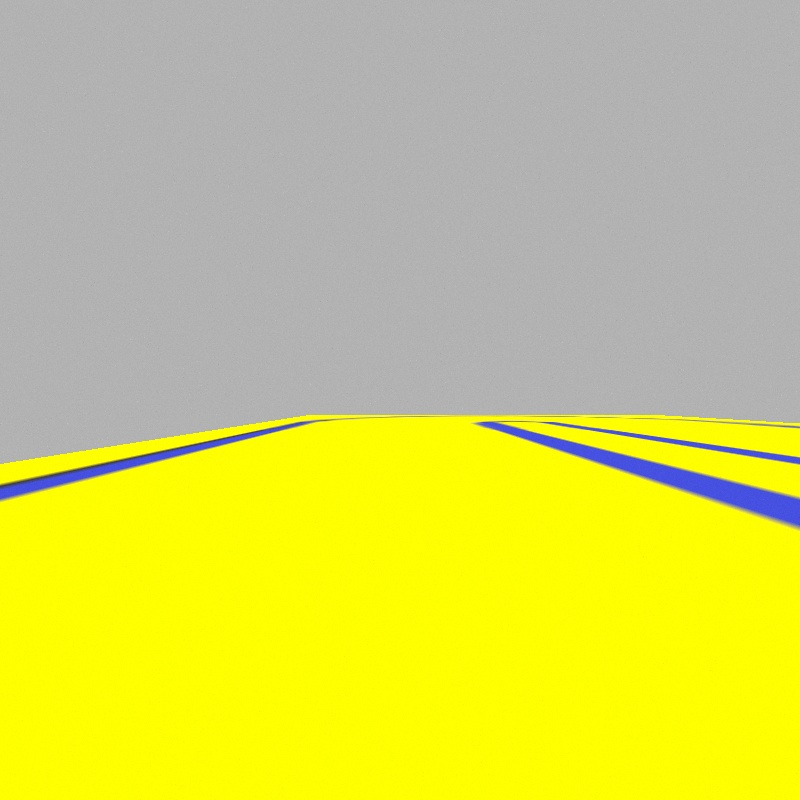
#> input picture lanepics/f0.jpg, 800 x 800 px, found by its file name
$ python lane_detect_v5.py
#> lines starting #> are read from the running program, lines starting #| are printed output that depends on the picture; after the words box and inside, x2 and y2 are one past the last pixel; in counts of white or black regions, pixels touching at a corner belong together
# -*- coding: utf-8 -*-
"""
Created on Sat May  2 12:39:05 2020
@author: tank
"""
import numpy as np
import cv2
import logging
import math
import datetime
import sys
from math import *
from collections import deque, defaultdict
def detect_edges(frame):
    # filter for blue lane lines
    hsv = cv2.cvtColor(frame, cv2.COLOR_BGR2HSV)
    cv2.imshow("hsv", hsv)
    cv2.waitKey(1)
    lower_blue = np.array([60, 40, 40])
    upper_blue = np.array([150, 255, 255])
    mask = cv2.inRange(hsv, lower_blue, upper_blue)
    #cv2.imshow("blue mask", mask)
    #cv2.waitKey(1)
    # detect edges
    edges = cv2.Canny(mask, 200, 400)

    return edges

def region_of_interest(edges):
    height, width = edges.shape
    mask = np.zeros_like(edges)

    # only focus bottom half of the screen
    polygon = np.array([[
        (0, height*0.6),
        (width*1/3, height*0.5),
        (width*1.8/3, height*0.5),
        (width, height*0.6),

    ]], np.int32)
    cv2.fillPoly(mask, polygon, 255)
    cropped_edges = cv2.bitwise_and(edges, mask)
    return cropped_edges


def detect_line_segments(cropped_edges):
    # tuning min_threshold, minLineLength, maxLineGap is a trial and error process by hand
    rho = 2  # distance precision in pixel, i.e. 1 pixel
    angle = np.pi / 180  # angular precision in radian, i.e. 1 degree
    min_threshold = 50  # minimal of votes
    line_segments = cv2.HoughLinesP(cropped_edges, rho, angle, min_threshold,
                                    np.array([]), minLineLength=10, maxLineGap=3)

    return line_segments


def average_slope_intercept(lines):
    avgLines = defaultdict(list)
    weights = defaultdict(list)
    for line in lines:
        print(line)
        for x1, y1, x2, y2 in line:
            if x2 == x1:
                continue # Ignore a vertical line
            slope = (y2 - y1) / float(x2 - x1)
            slope = floor(slope * 10) / 10

            if slope == 0:
                continue # Avoid division by zero

            intercept = y1 - slope * x1
            length = np.sqrt((y2 - y1)**2 + (x2 - x1)**2)
            avgLines[slope].append((slope, intercept))
            weights[slope].append((length))

    keys = []
    for key in sorted(avgLines):
        keys.append(key)

    newAvgLines = defaultdict(list)
    newWeights = defaultdict(list)
    for i in range(1, len(keys)):
        if abs(keys[i] - keys[i - 1]) <= .1:
            slope = (keys[i] + keys[i - 1]) / 2.0
            for (s, intercept) in avgLines[keys[i]]:
                newAvgLines[slope].append((s, intercept))
            for (s, intercept) in avgLines[keys[i - 1]]:
                newAvgLines[slope].append((s, intercept))
            for (l) in weights[keys[i]]:
                newWeights[slope].append((l))
            for (l) in weights[keys[i - 1]]:
                newWeights[slope].append((l))
        else:
            if(i == 1):
                slope = keys[i - 1]
                for (s, intercept) in avgLines[keys[i - 1]]:
                    newAvgLines[slope].append((s, intercept))
                for (l) in weights[keys[i - 1]]:
                    newWeights[slope].append((l))
            slope = keys[i]
            for (s, intercept) in avgLines[keys[i]]:
                newAvgLines[slope].append((s, intercept))
            for (l) in weights[keys[i]]:
                newWeights[slope].append((l))

    count = 0
    for key in newAvgLines:
        if count == 2:
            break
        if count == 0:
            leftLane  = np.dot(newWeights[key],  newAvgLines[key]) / np.sum(newWeights[key])  if len(newWeights[key]) > 0 else None
        if count == 1:
            rightLane = np.dot(newWeights[key], newAvgLines[key])/ np.sum(newWeights[key]) if len(newWeights[key]) > 0 else None
        count = count + 1
    print(leftLane)
    print(rightLane)
    return leftLane, rightLane
def makeLinePoints(y1, y2, line):
    """
    Convert a line represented in slope and intercept into pixel points
    """
    if line is None:
        return None

    slope, intercept = line

    # cv2.line requires integers
    x1 = int((y1 - intercept) / slope)
    x2 = int((y2 - intercept) / slope)
    y1 = int(y1)
    y2 = int(y2)

    return [[x1, y1, x2, y2]]
def laneLines(image, lines):
    leftLane, rightLane = average_slope_intercept(lines)

    y1 = image.shape[0] # Bottom of the image
    y2 = y1 * 0.6       # Slightly lower than the middle

    leftLine  = makeLinePoints(y1, y2, leftLane)
    rightLine = makeLinePoints(y1, y2, rightLane)
    emp_lst = []
    emp_lst.append(leftLine)
    emp_lst.append(rightLine)
    return emp_lst
def detect_lane(frame):

    edges = detect_edges(frame)
    cropped_edges = region_of_interest(edges)
    cv2.imshow("ada ads", cropped_edges)
    line_segments = detect_line_segments(cropped_edges)
    line_segs_img=display_lines(frame, line_segments)
    cv2.imshow("lane ads", line_segs_img)
    lane_lines = laneLines(frame,line_segments)

    return  lane_lines
def display_lines(frame, lines, line_color=(0, 255, 0), line_width=2):
    line_image = np.zeros_like(frame)
    if lines is not None:
        for line in lines:
            for x1, y1, x2, y2 in line:
                cv2.line(line_image, (x1, y1), (x2, y2), line_color, line_width)
    line_image = cv2.addWeighted(frame, 0.8, line_image, 1, 1)
    return line_image
def compute_steering_angle(frame, lane_lines):
    """ Find the steering angle based on lane line coordinate
        We assume that camera is calibrated to point to dead center
    """
    if len(lane_lines) == 0:
        logging.info('No lane lines detected, do nothing')
        return -90

    height, width, _ = frame.shape
    if len(lane_lines) == 1:
        logging.debug('Only detected one lane line, just follow it. %s' % lane_lines[0])
        x1, _, x2, _ = lane_lines[0][0]
        x_offset = x2 - x1
    else:
        _, _, left_x2, _ = lane_lines[0][0]
        _, _, right_x2, _ = lane_lines[1][0]
        camera_mid_offset_percent = 0.02 # 0.0 means car pointing to center, -0.03: car is centered to left, +0.03 means car pointing to right
        mid = int(width / 2 * (1 + camera_mid_offset_percent))
        x_offset = (left_x2 + right_x2) / 2 - mid

    # find the steering angle, which is angle between navigation direction to end of center line
    y_offset = int(height / 2)

    angle_to_mid_radian = math.atan(x_offset / y_offset)  # angle (in radian) to center vertical line
    angle_to_mid_deg = int(angle_to_mid_radian * 180.0 / math.pi)  # angle (in degrees) to center vertical line
    steering_angle = angle_to_mid_deg + 90  # this is the steering angle needed by picar front wheel

    logging.debug('new steering angle: %s' % steering_angle)
    return steering_angle


def main():
    frame = cv2.imread('D:\\tank\Year4term_2\Mechatronics_2/f0.jpg')
#> frame is the input picture: shape (800, 800, 3); mean B, G, R 98.5, 210.9, 210.8
    #cv2.imshow("frame",frame)
    #cv2.waitKey(1)
    lane_lines=detect_lane(frame)
#> in detect_edges, `mask = cv2.inRange(hsv, lower_blue, upper_blue)`:
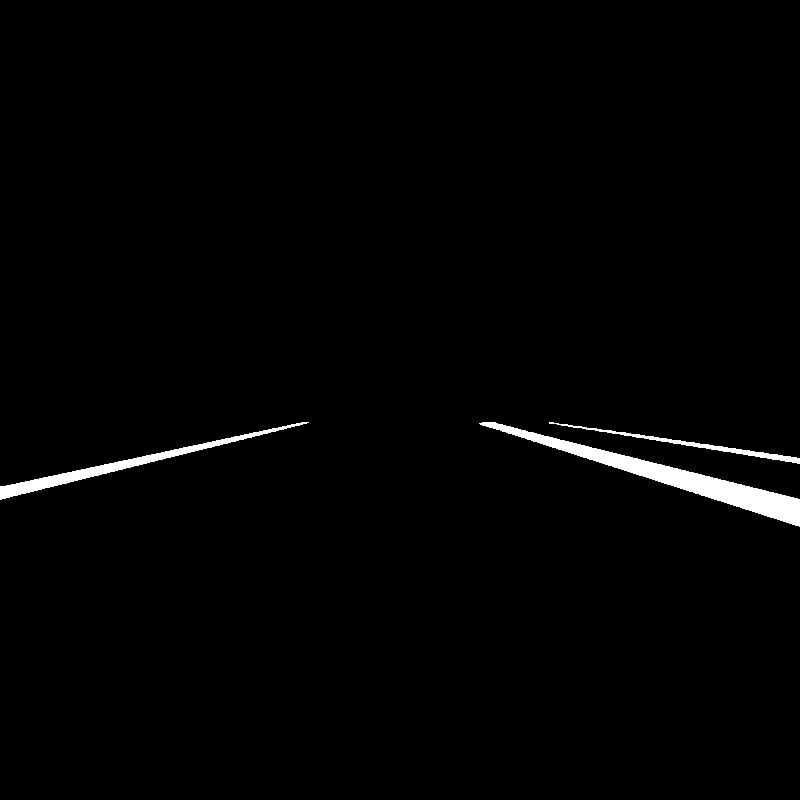
#> mask: shape (800, 800); 1.3% white; 3 white regions, box (x1, y1, x2, y2) and area: (479, 422, 800, 527) 5273, (0, 422, 309, 500) 2405, (549, 422, 800, 464) 961
#> in detect_edges, `edges = cv2.Canny(mask, 200, 400)`:
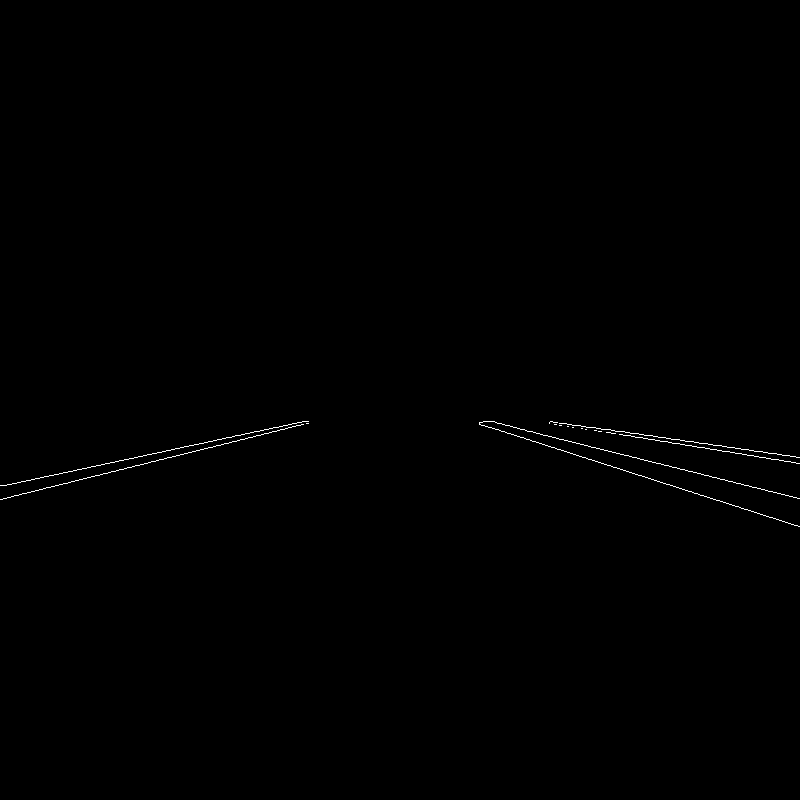
#> edges: shape (800, 800); 0.27% white in thin lines or dots, all inside (x1, y1, x2, y2) = (0, 421, 800, 527)
#> in region_of_interest, `cv2.fillPoly(mask, polygon, 255)`:
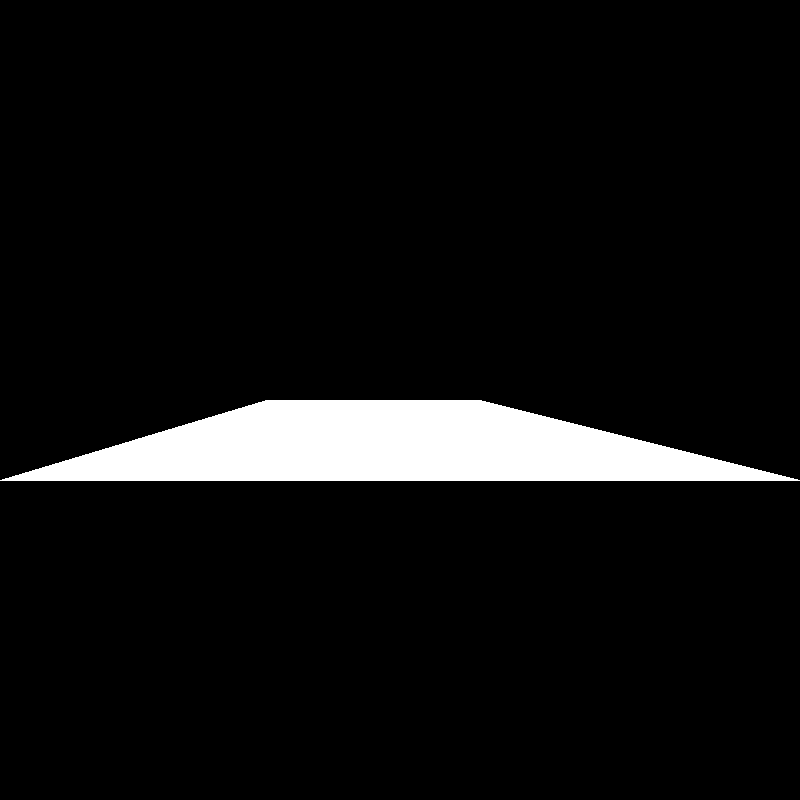
#> mask: shape (800, 800); 6.5% white; 1 white region, box (x1, y1, x2, y2) and area: (0, 400, 800, 481) 41320
#> in region_of_interest, `cropped_edges = cv2.bitwise_and(edges, mask)`:
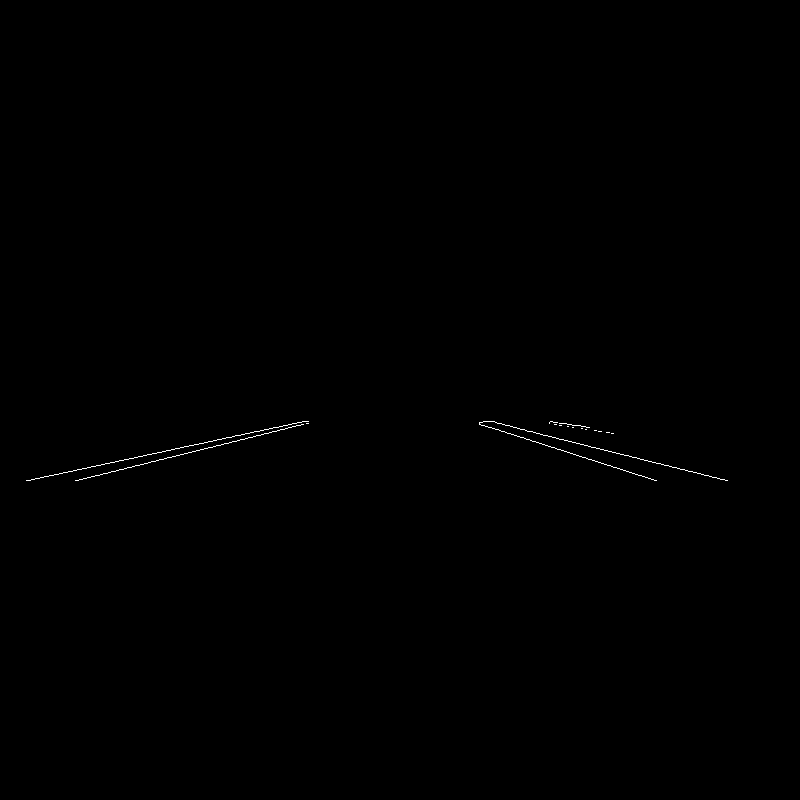
#> cropped_edges: shape (800, 800); 0.16% white in thin lines or dots, all inside (x1, y1, x2, y2) = (26, 421, 728, 481)
#> in detect_line_segments, `line_segments = cv2.HoughLinesP(cropped_edges, rho, angle, min_thresho..`: line_segments = [[75, 480, 306, 423], [489, 421, 727, 480], [26, 480, 307, 421], [491, 427, 656, 480]]
#> the loop in display_lines, `for line in lines:` made 4 passes
#> in display_lines, `line_image = cv2.addWeighted(frame, 0.8, line_image, 1, 1)`:
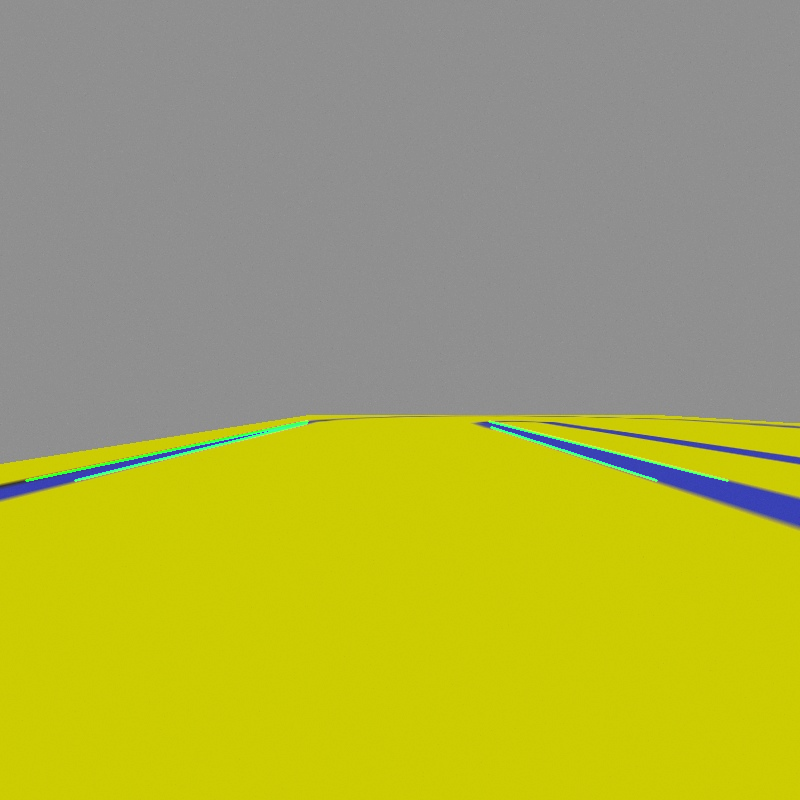
#> line_image: shape (800, 800, 3); mean B, G, R 79.8, 170.3, 169.6
#> the loop in average_slope_intercept, `for line in lines:` made 4 passes
#> (printed output is left out)
#> in laneLines, `leftLane, rightLane = average_slope_intercept(lines)`: leftLane = [-0.3, 494.5]; rightLane = [0.2, 323.2]
#> in makeLinePoints, `slope, intercept = line`: slope = -0.3; intercept = 494.5
#> in makeLinePoints, `x1 = int((y1 - intercept) / slope)`: x1 = -1018
#> in makeLinePoints, `x2 = int((y2 - intercept) / slope)`: x2 = 48
#> in laneLines, `leftLine  = makeLinePoints(y1, y2, leftLane)`: leftLine = [[-1018, 800, 48, 480]]
#> in laneLines, `rightLine = makeLinePoints(y1, y2, rightLane)`: rightLine = [[2384, 800, 784, 480]]
#> in detect_lane, `lane_lines = laneLines(frame,line_segments)`: lane_lines = [[[-1018, 800, 48, 480]], [[2384, 800, 784, 480]]]
#> lane_lines = [[[-1018, 800, 48, 480]], [[2384, 800, 784, 480]]]
    lane_lines_image = display_lines(frame, lane_lines)
#> the loop in display_lines (call 2), `for line in lines:` made 2 passes
    steering_angle = compute_steering_angle(frame,lane_lines)
#> in compute_steering_angle, `_, _, left_x2, _ = lane_lines[0][0]`: left_x2 = 48
#> in compute_steering_angle, `_, _, right_x2, _ = lane_lines[1][0]`: right_x2 = 784
#> in compute_steering_angle, `x_offset = (left_x2 + right_x2) / 2 - mid`: x_offset = 8
#> in compute_steering_angle, `angle_to_mid_radian = math.atan(x_offset / y_offset)`: angle_to_mid_radian = 0.02
#> in compute_steering_angle, `angle_to_mid_deg = int(angle_to_mid_radian * 180.0 / math.pi)`: angle_to_mid_deg = 1
#> in compute_steering_angle, `steering_angle = angle_to_mid_deg + 90`: steering_angle = 91
#> steering_angle = 91
    cv2.imshow("lane lines", lane_lines_image)
    print(steering_angle)
#| 91
    cv2.waitKey(0)
    cv2.destroyAllWindows()

if __name__=="__main__" :
    main()

$ run again, with lanepics/f1.jpg copied over lanepics/f0.jpg
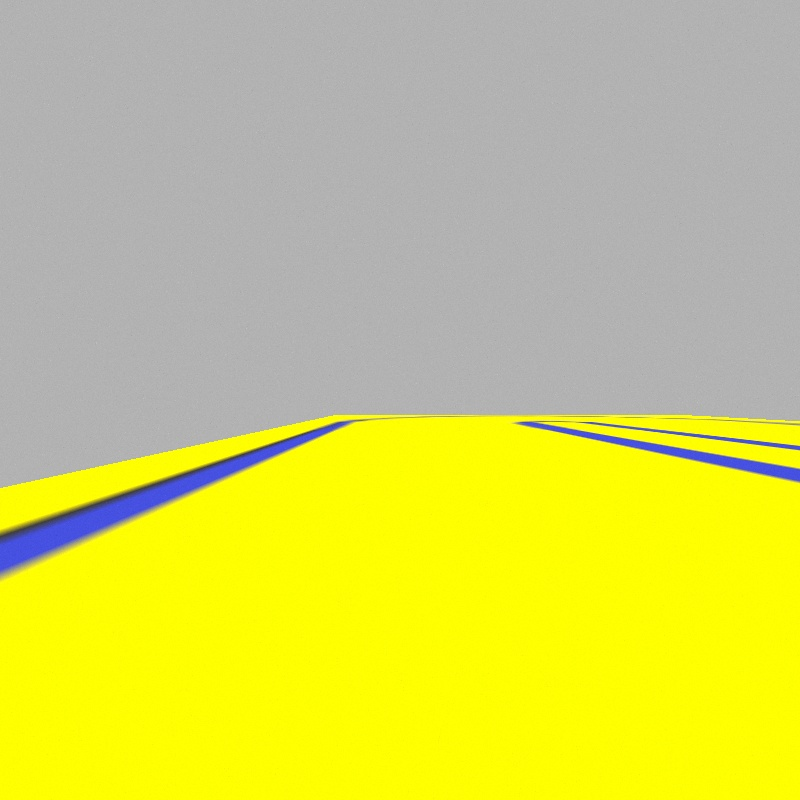
#> input picture lanepics/f1.jpg, 800 x 800 px, found by its file name
#> in main, frame is the input picture: shape (800, 800, 3); mean B, G, R 100, 209.8, 209.7
#> hsv: shape (800, 800, 3); mean H, S, V 16.2, 114.8, 211.7
#> in detect_edges, `mask = cv2.inRange(hsv, lower_blue, upper_blue)`:
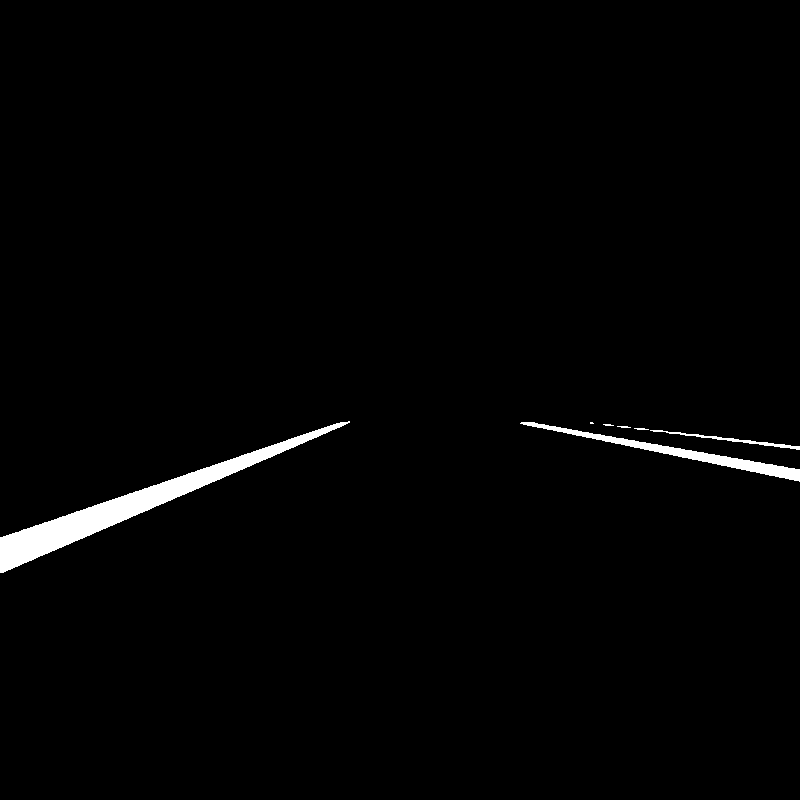
#> mask: shape (800, 800); 1.5% white; 7 white regions (2 under 20 px), largest, box (x1, y1, x2, y2) and area: (0, 421, 350, 573) 7148, (520, 422, 800, 482) 2185, (650, 430, 800, 450) 395, (634, 428, 649, 430) 23, (617, 426, 631, 428) 21
#> edges: shape (800, 800); 0.25% white in thin lines or dots, all inside (x1, y1, x2, y2) = (0, 421, 800, 573)
#> cropped_edges: shape (800, 800); 0.11% white in thin lines or dots, all inside (x1, y1, x2, y2) = (166, 421, 798, 481)
#> in detect_line_segments, `line_segments = cv2.HoughLinesP(cropped_edges, rho, angle, min_thresho..`: line_segments = [[707, 462, 797, 480], [167, 480, 341, 421], [530, 425, 703, 461], [216, 480, 298, 445], [526, 421, 559, 426], [577, 430, 637, 440]]
#> the loop in display_lines, `for line in lines:` made 6 passes
#> in display_lines, `line_image = cv2.addWeighted(frame, 0.8, line_image, 1, 1)`:
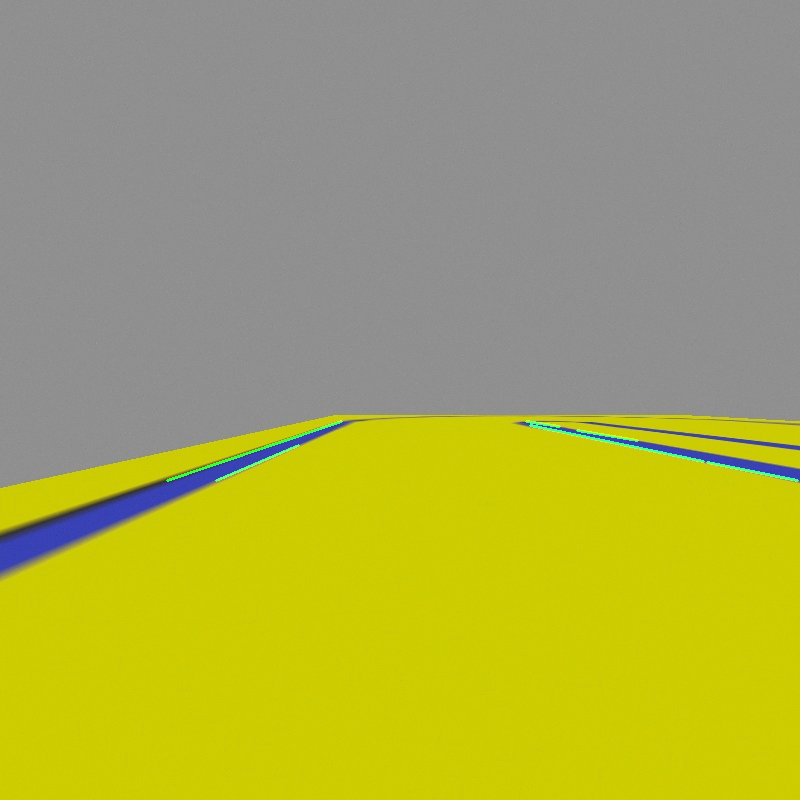
#> line_image: shape (800, 800, 3); mean B, G, R 81.1, 169.2, 168.7
#> the loop in average_slope_intercept, `for line in lines:` made 6 passes
#> (printed output is left out)
#> leftLane = [-0.433, 560.3]; rightLane = [0.1, 370.9]
#> slope = -0.433; intercept = 560.3
#> x1 = -554
#> x2 = 185
#> leftLine = [[-554, 800, 185, 480]]
#> rightLine = [[4290, 800, 1090, 480]]
#> in detect_lane, `lane_lines = laneLines(frame,line_segments)`: lane_lines = [[[-554, 800, 185, 480]], [[4290, 800, 1090, 480]]]
#> the loop in display_lines (call 2), `for line in lines:` made 2 passes
#> left_x2 = 185
#> right_x2 = 1090
#> x_offset = 229.5
#> angle_to_mid_radian = 0.521
#> angle_to_mid_deg = 29
#> in compute_steering_angle, `steering_angle = angle_to_mid_deg + 90`: steering_angle = 119
#| 119
